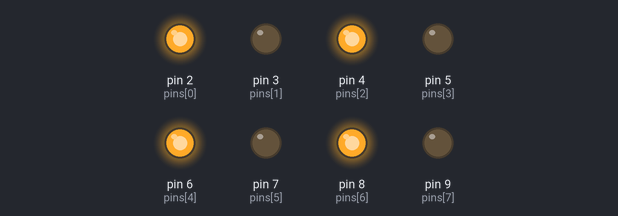
This sketch was run on a simulated Arduino Uno, built with avr-gcc and run on an emulated ATmega328P. On the bench: output pins drawn as LEDs (lit = HIGH).

Above: at 0.9 s.
At 2.0 s:
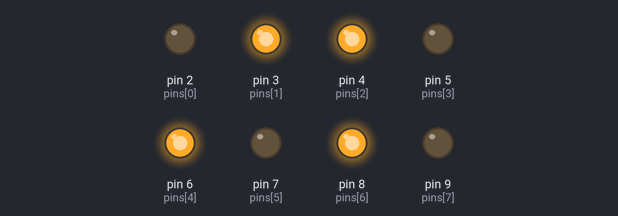
At 2.8 s:
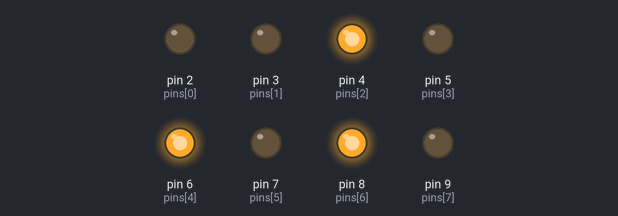
At 4.0 s:
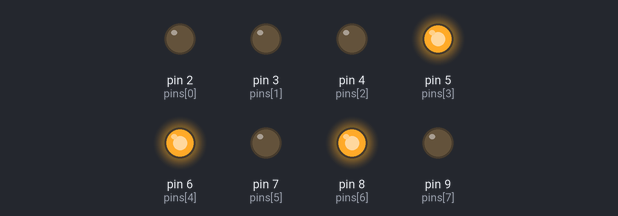
At 4.5 s:
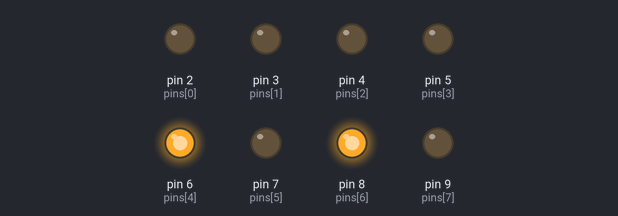
At 6.0 s:
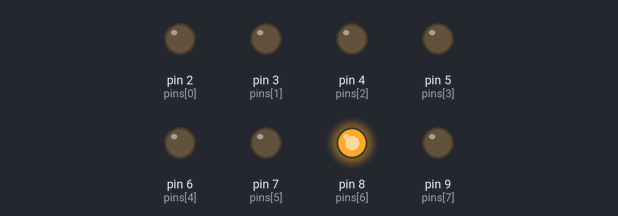
Timing chart, 0 to 8.6 s (numbered marks = the images above):
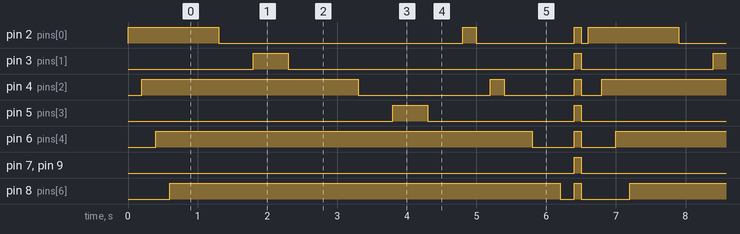

The sketch:

Lab_02.ino
```cpp
//Daniel Devlin
//Lab_02

int pins [] = {2, 3, 4, 5, 6, 7, 8, 9};

void first4() {
  for (int i = 0; i < 4; i++) {
    digitalWrite(pins [i], HIGH);
    delay(500);
    digitalWrite(pins [i], LOW);
    delay(500);
  }
}
void everyother() {
  digitalWrite(2, HIGH);
  delay(200);
  digitalWrite(2, LOW);
  delay(200);
    digitalWrite(4, HIGH);
  delay(200);
  digitalWrite(4, LOW);
  delay(200);
    digitalWrite(6, HIGH);
  delay(200);
  digitalWrite(6, LOW);
  delay(200);
    digitalWrite(8, HIGH);
  delay(200);
  digitalWrite(8, LOW);
  delay(200);
}
void bustabeat() {
  digitalWrite(2, HIGH);
  delay(200);
    digitalWrite(4, HIGH);
  delay(200);
    digitalWrite(6, HIGH);
  delay(200);
    digitalWrite(8, HIGH);
  delay(200);
}
void all() {
  digitalWrite(2, HIGH);
  digitalWrite(3, HIGH);
  digitalWrite(4, HIGH);
  digitalWrite(5, HIGH);
  digitalWrite(6, HIGH);
  digitalWrite(7, HIGH);
  digitalWrite(8, HIGH);
  digitalWrite(9, HIGH);
  delay(100);
  digitalWrite(2, LOW);
  digitalWrite(3, LOW);
  digitalWrite(4, LOW);
  digitalWrite(5, LOW);
  digitalWrite(6, LOW);
  digitalWrite(7, LOW);
  digitalWrite(8, LOW);
  digitalWrite(9, LOW);
  delay(100);

}
void setup() {
  pinMode(2, OUTPUT);
  pinMode(3, OUTPUT);
  pinMode(4, OUTPUT);
  pinMode(5, OUTPUT);
  pinMode(6, OUTPUT);
  pinMode(7, OUTPUT);
  pinMode(8, OUTPUT);
  pinMode(9, OUTPUT);
}
void loop() {
   bustabeat();
   first4();
   everyother();
   all();
}
```

Measured:
- by itself, pin 2 (pins[0]): repeats every 6.6 s: LOW 3.5 s, HIGH 0.20 s, LOW 1.4 s, HIGH 0.10 s, LOW 0.10 s, HIGH 1.3 s
- by itself, pin 3 (pins[1]): repeats every 6.6 s: LOW 4.1 s, HIGH 0.10 s, LOW 1.9 s, HIGH 0.50 s
- by itself, pin 4 (pins[2]): repeats every 6.6 s: LOW 1.9 s, HIGH 0.20 s, LOW 1.0 s, HIGH 0.10 s, LOW 0.30 s, HIGH 3.1 s
- by itself, pin 5 (pins[3]): repeats every 6.6 s: LOW 2.1 s, HIGH 0.10 s, LOW 3.9 s, HIGH 0.50 s
- by itself, pin 6 (pins[4]): repeats every 6.6 s: LOW 0.60 s, HIGH 0.10 s, LOW 0.50 s, HIGH 5.4 s
- by itself, pin 7 (pins[5]), pin 9 (pins[7]): alternates HIGH for 0.10 s and LOW for 6.5 s
- by itself, pin 8 (pins[6]): repeats every 6.6 s: LOW 0.20 s, HIGH 0.10 s, LOW 0.70 s, HIGH 5.6 s
